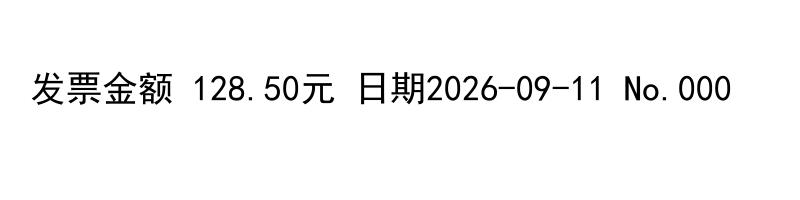
#> input picture data/samples/syn_000.jpg, 800 x 200 px
$ python -i doc_detect.py   (imports and definitions only)
#> lines starting #> are read from the running program, lines starting #| are printed output that depends on the picture; after the words box and inside, x2 and y2 are one past the last pixel; in counts of white or black regions, pixels touching at a corner belong together
#> further down, picture is the input picture: shape (200, 800, 3); min 0, max 255, mean 246.4
"""Offline observed paper boundaries; confidence is heuristic, not a probability."""
import cv2
import numpy as np


# [56 lines left out: functions _points, order_points, validate_quad, not called in this run]


def _gray_image(img):
    if not isinstance(img, np.ndarray) or img.ndim not in (2, 3) or min(img.shape[:2]) < 16:
        return None
    if img.dtype != np.uint8:
        return None
    if img.ndim == 2:
        return img
    if img.shape[2] not in (3, 4):
        return None
    return cv2.cvtColor(img, cv2.COLOR_BGR2GRAY)


def _candidates(mask, shape):
    height, width = shape
    contours, _ = cv2.findContours(mask, cv2.RETR_LIST, cv2.CHAIN_APPROX_SIMPLE)
    for contour in sorted(contours, key=cv2.contourArea, reverse=True)[:100]:
        area = cv2.contourArea(contour)
        if not .02*height*width <= area <= .96*height*width:
            continue
        perimeter = cv2.arcLength(contour, True)
        for epsilon in (.01, .015, .02, .03):
            approximation = cv2.approxPolyDP(contour, epsilon*perimeter, True)
            if len(approximation) != 4:
                continue
            try:
                quad = validate_quad(order_points(approximation.reshape(4, 2)), shape)
            except ValueError:
                continue
            agreement = area/cv2.contourArea(quad)
            if .86 <= agreement <= 1.12:
                yield quad, min(agreement, 1/agreement)
                break


# [54 lines left out: function _score_candidate, not called in this run]


def paper_region_mask(img, chroma_limit=10, color_center=None):
    """Diagnostic neutral-paper mask, using portable Lab + morphology operations.

    This is a *proposal*, not a document decision: neutral glare can also pass.
    Closing fills text strokes; opening removes isolated color/noise specks.
    Values use OpenCV's uint8 Lab convention (a=b=128 for neutral pixels).
    Optional color_center=(a,b) measures relative paper-color distance under
    tinted lighting; it does not widen the absolute-neutral threshold.
    """
    gray = _gray_image(img)
    if gray is None or img.ndim != 3:
        return None
    lab = cv2.cvtColor(img[:, :, :3], cv2.COLOR_BGR2LAB).astype(np.float32)
    center = np.array([128, 128] if color_center is None else color_center, np.float32)
    chroma = np.linalg.norm(lab[:, :, 1:]-center, axis=2)
    mask = ((gray >= 100) & (chroma <= chroma_limit)).astype(np.uint8)*255
    size = min(15, max(5, int(round(min(gray.shape)*.015)) | 1))
    mask = cv2.morphologyEx(mask, cv2.MORPH_CLOSE, np.ones((size, size), np.uint8))
    return cv2.morphologyEx(mask, cv2.MORPH_OPEN, np.ones((3, 3), np.uint8))


# [48 lines left out: functions _frame_sides, _content_cut_sides, not called in this run]


def _paper_color_centers(gray, lab):
    """Dominant bright-region Lab modes; no central-ROI or green-UI assumption.

    Four-level bins plus a 3x3 sum make quantization stable. Return at most three
    distinct median colors. Candidates still need geometry, text and outside
    transitions: a dominant color alone never establishes a document.
    """
    ab = lab[:, :, 1:]
    eligible = ((gray >= 120) & (gray <= 245) & (np.linalg.norm(ab-128, axis=2) <= 48))
    values = ab[eligible]
    if len(values) < 64:
        return []
    bins = (values//4).astype(np.int32)
    histogram = np.bincount(bins[:, 0]*64+bins[:, 1], minlength=4096).reshape(64, 64).astype(np.float32)
    mass = cv2.boxFilter(histogram, -1, (3, 3), normalize=False, borderType=cv2.BORDER_CONSTANT)
    centers = []
    for flat in np.argsort(mass.ravel())[::-1]:
        if mass.ravel()[flat] < max(64, len(values)*.02):
            break
        coarse = np.array([flat//64*4+2, flat % 64*4+2], np.float32)
        if any(np.linalg.norm(coarse-center) < 8 for center in centers):
            continue
        local = values[np.max(np.abs(values-coarse), axis=1) <= 6]
        if len(local) < 64:
            continue
        center = np.median(local, axis=0).astype(np.float32)
        if any(np.linalg.norm(center-old) < 8 for old in centers):
            continue
        centers.append(center)
        if len(centers) == 3:
            break
    return centers


# [108 lines left out: functions _score_clipped_region, _visible_region_envelope, not called in this run]


def _clipped_paper_candidate(img, gray, distance, all_edges):
    if img.ndim != 3:
        return None
    lab = cv2.cvtColor(img[:, :, :3], cv2.COLOR_BGR2LAB).astype(np.float32)
    chroma = np.linalg.norm(lab[:, :, 1:]-128, axis=2)
    best = None
    for limit in (6, 10, 16):
        mask = paper_region_mask(img, limit)
        for quad, agreement in _candidates(mask, gray.shape):
            metrics = _score_clipped_region(gray, chroma, mask, distance, all_edges, quad, agreement, limit)
            if metrics is None:
                continue
            envelope = _visible_region_envelope(quad, mask)
            if envelope is None:
                continue
            expanded, expansion, coverage = envelope
            metrics.update(envelope_max_expansion=float(expansion), paper_mask_coverage=coverage)
            if best is None or metrics["score"] > best["metrics"]["score"]:
                best = {"quad": expanded, "method": "clipped_paper_region", "metrics": metrics}
    return best


def _adaptive_paper_candidate(img, gray, distance, all_edges):
    """Extra fallback for tinted paper and a recaptured display's dark bezel."""
    if img.ndim != 3:
        return None
    lab = cv2.cvtColor(img[:, :, :3], cv2.COLOR_BGR2LAB).astype(np.float32)
    best = None
    for center in _paper_color_centers(gray, lab):
        relative = np.linalg.norm(lab[:, :, 1:]-center, axis=2)
        for limit in (6, 10):
            mask = paper_region_mask(img, limit, center)
            for quad, agreement in _candidates(mask, gray.shape):
                physical = _frame_sides(quad, gray.shape)
                content = _content_cut_sides(gray, quad)
                cuts = {**physical, **content}
                metrics = _score_clipped_region(gray, relative, mask, distance, all_edges, quad, agreement, limit, cuts)
                if metrics is None:
                    continue
                envelope = _visible_region_envelope(quad, mask, cuts)
                if envelope is None:
                    continue
                expanded, expansion, coverage = envelope
                metrics.update(score=min(metrics["score"], .86), paper_color_ab=center.tolist(),
                               color_distance_limit=limit, color_basis="dominant_bright_region_lab",
                               envelope_max_expansion=float(expansion), paper_mask_coverage=coverage)
                if best is None or metrics["score"] > best["metrics"]["score"]:
                    best = {"quad": expanded, "method": "adaptive_paper_region", "metrics": metrics,
                            "clipped_edges": list(cuts.values()), "content_cut_edges": list(content.values())}
    return best


# [25 lines left out: function _guard_small_automatic_candidate, not called in this run]


def detect_document(img):
    """Observed paper quad with uncalibrated heuristic confidence.

    Multi-edge and bright-region proposals need continuous side support and
    three outside/inside transitions. No minAreaRect fallback invents edges.
    If complete-paper proposals fail, a neutral-color region may provide the
    visible extent of a frame-clipped sheet. Only observed sides are tested;
    cuts at the frame are labelled, never extrapolated outside the image.
    A final relative-color proposal handles moderate lighting casts and dark
    screen rims without changing the complete-paper scorer. Dark/saturated
    paper, weak boundaries and non-document panels remain limits.
    Automatic candidates under 10% of the original image keep the whole page;
    explicit manual points are handled separately and bypass this policy.
    """
    missing = {"quad": None, "confidence": 0.0, "method": "none", "confidence_kind": "heuristic_not_probability"}
    gray = _gray_image(img)
    if gray is None:
        return missing
    original_height, original_width = gray.shape
#> original_height = 200; original_width = 800
    scale = min(1.0, 960.0/max(gray.shape))
#> scale = 1
    if scale < 1:
        gray = cv2.resize(gray, None, fx=scale, fy=scale, interpolation=cv2.INTER_AREA)
    blurred = cv2.GaussianBlur(gray, (5, 5), 0)
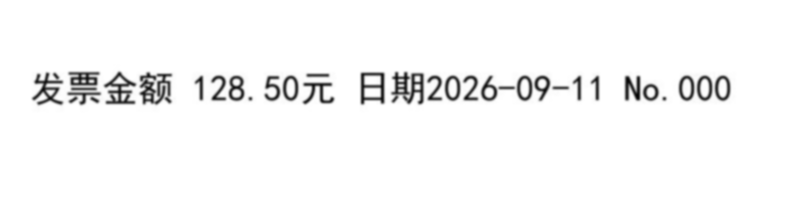
#> blurred: shape (200, 800); min 2, max 255, mean 246.4
    edges = [cv2.Canny(blurred, low, high) for low, high in ((10, 35), (30, 90), (60, 180))]
#> edges = 3 items
    all_edges = np.maximum.reduce(edges)
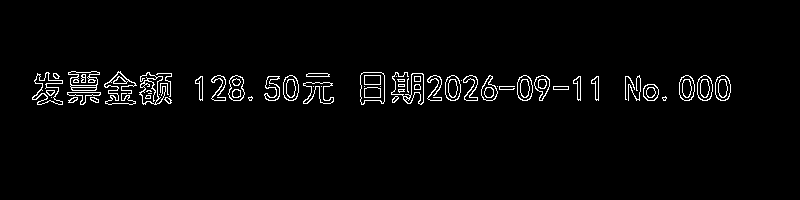
#> all_edges: shape (200, 800); 2.6% white in thin lines or dots, all inside (x1, y1, x2, y2) = (32, 71, 731, 105)
    distance = cv2.distanceTransform(255-all_edges, cv2.DIST_L2, 3)
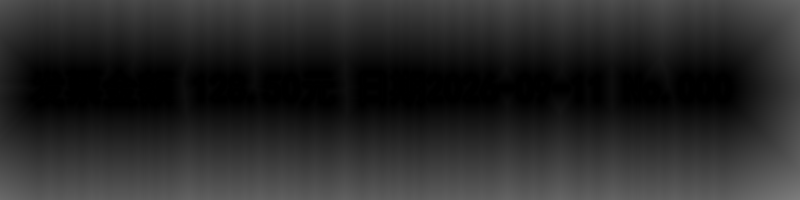
#> distance: shape (200, 800) float32; min 0, max 125.2, mean 40.3
    kernel = np.ones((3, 3), np.uint8)
    maps = [(cv2.morphologyEx(edge, cv2.MORPH_CLOSE, kernel), "multi_edge") for edge in edges]
#> maps = 3 items
    otsu, _ = cv2.threshold(blurred, 0, 255, cv2.THRESH_BINARY+cv2.THRESH_OTSU)
#> otsu = 177
    thresholds = sorted({int(otsu), *[int(np.percentile(blurred, q)) for q in (60, 75, 88, 94)]})
#> thresholds = [177, 255]
    for threshold in thresholds:
        if not 80 <= threshold <= 250:
            continue
        mask = cv2.threshold(blurred, threshold, 255, cv2.THRESH_BINARY)[1]
        mask = cv2.morphologyEx(mask, cv2.MORPH_CLOSE, np.ones((7, 7), np.uint8))
        maps.append((cv2.morphologyEx(mask, cv2.MORPH_OPEN, kernel), "paper_region"))
#> this loop made 2 passes
#> threshold on passes 1 to 2: 177, 255
#> after the loop, maps = 4 items
    best, seen, count = None, set(), 0
    for mask, method in maps:
        for quad, agreement in _candidates(mask, gray.shape):
            key = tuple(np.rint(quad/3).astype(int).ravel())
            if key in seen:
                continue
            seen.add(key)
            metrics = _score_candidate(gray, distance, all_edges, quad, agreement)
            if metrics is None or metrics["score"] < .60:
                continue
            count += 1
            if best is None or metrics["score"] > best["metrics"]["score"]:
                best = {"quad": quad, "method": method, "metrics": metrics}
#> this loop made 4 passes
#> method on passes 1 to 4: 'multi_edge', 'multi_edge', 'multi_edge', 'paper_region'
#> after the loop, count = 0; seen = 0 items
    if best is None:
        working = img if scale == 1 else cv2.resize(img, (gray.shape[1], gray.shape[0]), interpolation=cv2.INTER_AREA)
        best = _clipped_paper_candidate(working, gray, distance, all_edges)
#> in _clipped_paper_candidate, `lab = cv2.cvtColor(img[:, :, :3], cv2.COLOR_BGR2LAB).astype(np.float32)`:
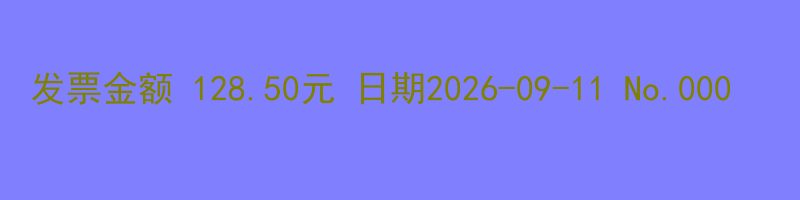
#> lab: shape (200, 800, 3) float32; mean B, G, R 247.1, 128, 128
#> in _clipped_paper_candidate, `chroma = np.linalg.norm(lab[:, :, 1:]-128, axis=2)`: chroma: shape (200, 800) float32; every value is 0
#> the loop in _clipped_paper_candidate, `for limit in (6, 10, 16):` made 3 passes
#> pass 1, in paper_region_mask, `mask = ((gray >= 100) & (chroma <= chroma_limit)).astype(np.uint8)*255`:
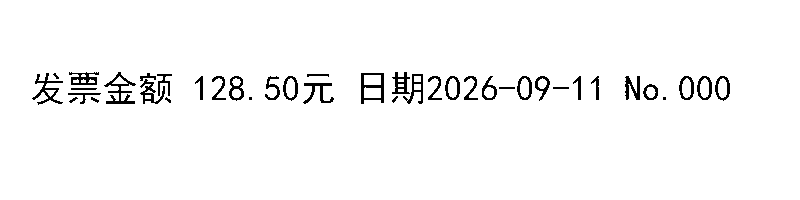
#> mask: shape (200, 800); 96.9% white; black in thin lines or dots, all inside (x1, y1, x2, y2) = (32, 72, 730, 105)
#> pass 1, in paper_region_mask, `mask = cv2.morphologyEx(mask, cv2.MORPH_CLOSE, np.ones((size, size), n..`:
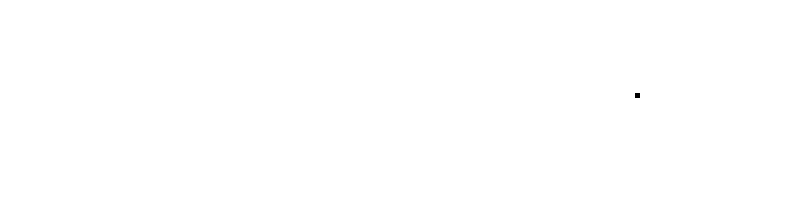
#> mask: shape (200, 800); 100% white; 1 black region, box (x1, y1, x2, y2) and area: (635, 93, 640, 98) 25
        if best is None:
            best = _adaptive_paper_candidate(working, gray, distance, all_edges)
#> in _paper_color_centers, `eligible = ((gray >= 120) & (gray <= 245) & (np.linalg.norm(ab-128, ax..`: eligible: shape (200, 800) bool; 2% white in thin lines or dots, all inside (x1, y1, x2, y2) = (32, 71, 735, 112)
#> in _paper_color_centers, `histogram = np.bincount(bins[:, 0]*64+bins[:, 1], minlength=4096).resh..`: histogram: shape (64, 64) float32; values 0 (black) and 3242 (white), 0.02% white in thin lines or dots, all inside (x1, y1, x2, y2) = (32, 32, 33, 33)
#> in _paper_color_centers, `mass = cv2.boxFilter(histogram, -1, (3, 3), normalize=False, borderTyp..`:
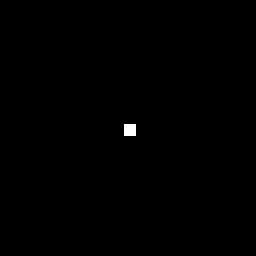
#> mass: shape (64, 64) float32 (shown 4 times larger); values 0 (black) and 3242 (white), 0.22% white in thin lines or dots, all inside (x1, y1, x2, y2) = (31, 31, 34, 34)
#> the loop in _adaptive_paper_candidate, `for center in _paper_color_centers(gray, lab):` made 1 pass
        if best is not None:
            count = 1
    if best is None:
        return missing
    quad = best["quad"]
    if np.all(quad > 6) and np.all(quad[:, 0] < gray.shape[1]-7) and np.all(quad[:, 1] < gray.shape[0]-7):
        refined = cv2.cornerSubPix(blurred, quad.copy(), (4, 4), (-1, -1),
                                   (cv2.TERM_CRITERIA_EPS+cv2.TERM_CRITERIA_MAX_ITER, 30, .05))
        if float(np.max(np.linalg.norm(refined-quad, axis=1))) < 5:
            try:
                quad = validate_quad(refined, gray.shape)
            except ValueError:
                pass
    if best["method"] in ("clipped_paper_region", "adaptive_paper_region"):
        # Endpoint scaling preserves the actual cut at h-1/w-1 after resize.
        quad = quad*np.array([(original_width-1)/(gray.shape[1]-1),
                              (original_height-1)/(gray.shape[0]-1)], np.float32)
    else:
        quad = quad/scale
    quad[:, 0] = np.clip(quad[:, 0], 0, original_width-1)
    quad[:, 1] = np.clip(quad[:, 1], 0, original_height-1)
    quad = validate_quad(quad, (original_height, original_width))
    result = {"quad": quad, "confidence": round(best["metrics"]["score"], 4), "method": best["method"],
              "confidence_kind": "heuristic_not_probability", "diagnostics": {**best["metrics"], "accepted_candidates": count}}
    if best["method"] in ("clipped_paper_region", "adaptive_paper_region"):
        result.update(document_complete=False, clipped_edges=best.get("clipped_edges", list(_frame_sides(quad, (original_height, original_width)).values())),
                      overlap_possible=True, overlap_handling="visible_paper_union",
                      warnings=["纸张有部分超出画面，仅保留可见纸面，无法恢复画外内容。",
                                "范围按相连纸面整体估计，可能包含重叠纸张，请检查四角。"])
        if best["method"] == "adaptive_paper_region":
            result["content_cut_edges"] = best["content_cut_edges"]
            result["warnings"][0] = "纸面在照片或屏幕边界处可能被截断，仅保留可见部分，无法恢复画外内容。"
    return _guard_small_automatic_candidate(result, (original_height, original_width))


def find_doc_quad(img):
    return detect_document(img)["quad"]


# [11 lines left out: function four_point_transform, not called in this run]


def correct_document(img):
    quad = find_doc_quad(img)
    if quad is None:
        return None, img
    return quad, four_point_transform(img, quad)

>>> import cv2
>>> picture = cv2.imread('../../../data/samples/syn_000.jpg')
>>> result = correct_document(picture)

$ run again, on data/samples/syn_002.jpg
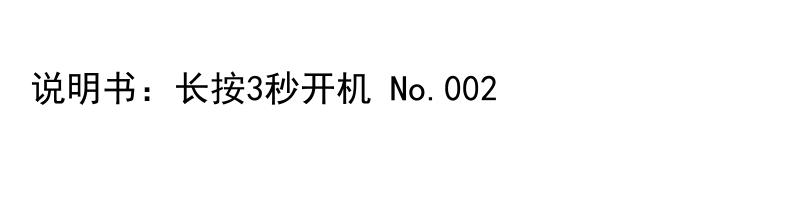
#> input picture data/samples/syn_002.jpg, 800 x 200 px
#> picture is the input picture: shape (200, 800, 3); min 0, max 255, mean 249
#> edges = 3 items
#> all_edges: shape (200, 800); 1.8% white in thin lines or dots, all inside (x1, y1, x2, y2) = (31, 71, 496, 105)
#> in detect_document, `distance = cv2.distanceTransform(255-all_edges, cv2.DIST_L2, 3)`:
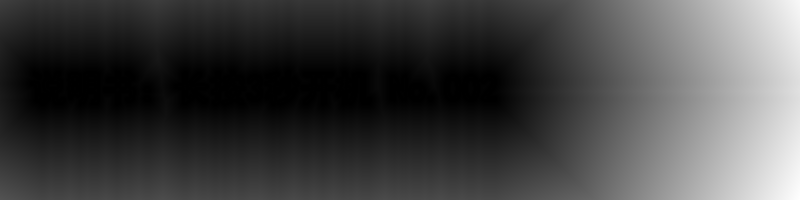
#> distance: shape (200, 800) float32; min 0, max 331.3, mean 86.1; drawn with min black and max white
#> otsu = 176
#> thresholds = [176, 255]
#> the loop in detect_document, `for threshold in thresholds:` made 2 passes
#> threshold on passes 1 to 2: 176, 255
#> after the loop in detect_document, `for threshold in thresholds:`: maps = 4 items
#> the loop in detect_document, `for mask, method in maps:` made 4 passes
#> method on passes 1 to 4: 'multi_edge', 'multi_edge', 'multi_edge', 'paper_region'
#> after the loop in detect_document, `for mask, method in maps:`: count = 0; seen = 0 items
#> chroma: shape (200, 800) float32; every value is 0
#> in _paper_color_centers, `eligible = ((gray >= 120) & (gray <= 245) & (np.linalg.norm(ab-128, ax..`:
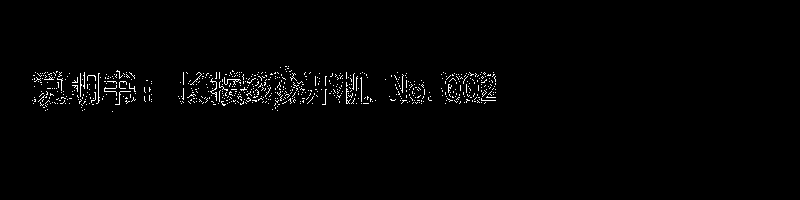
#> eligible: shape (200, 800) bool; 1.3% white in thin lines or dots, all inside (x1, y1, x2, y2) = (32, 66, 496, 112)
#> histogram: shape (64, 64) float32; values 0 (black) and 2124 (white), 0.02% white in thin lines or dots, all inside (x1, y1, x2, y2) = (32, 32, 33, 33)
#> mass: shape (64, 64) float32; values 0 (black) and 2124 (white), 0.22% white in thin lines or dots, all inside (x1, y1, x2, y2) = (31, 31, 34, 34)
#> the loop in _adaptive_paper_candidate, `for center in _paper_color_centers(gray, lab):` made 1 pass
